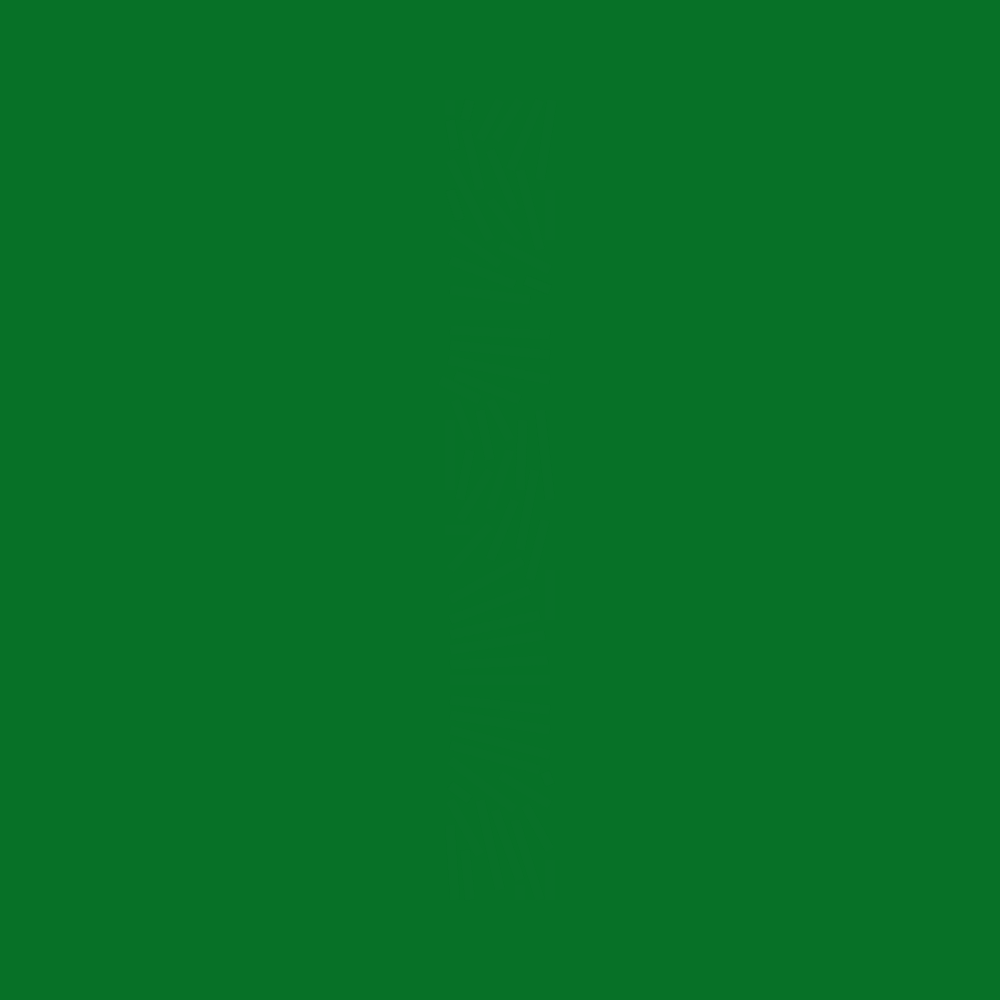
Frame 1 (no input)
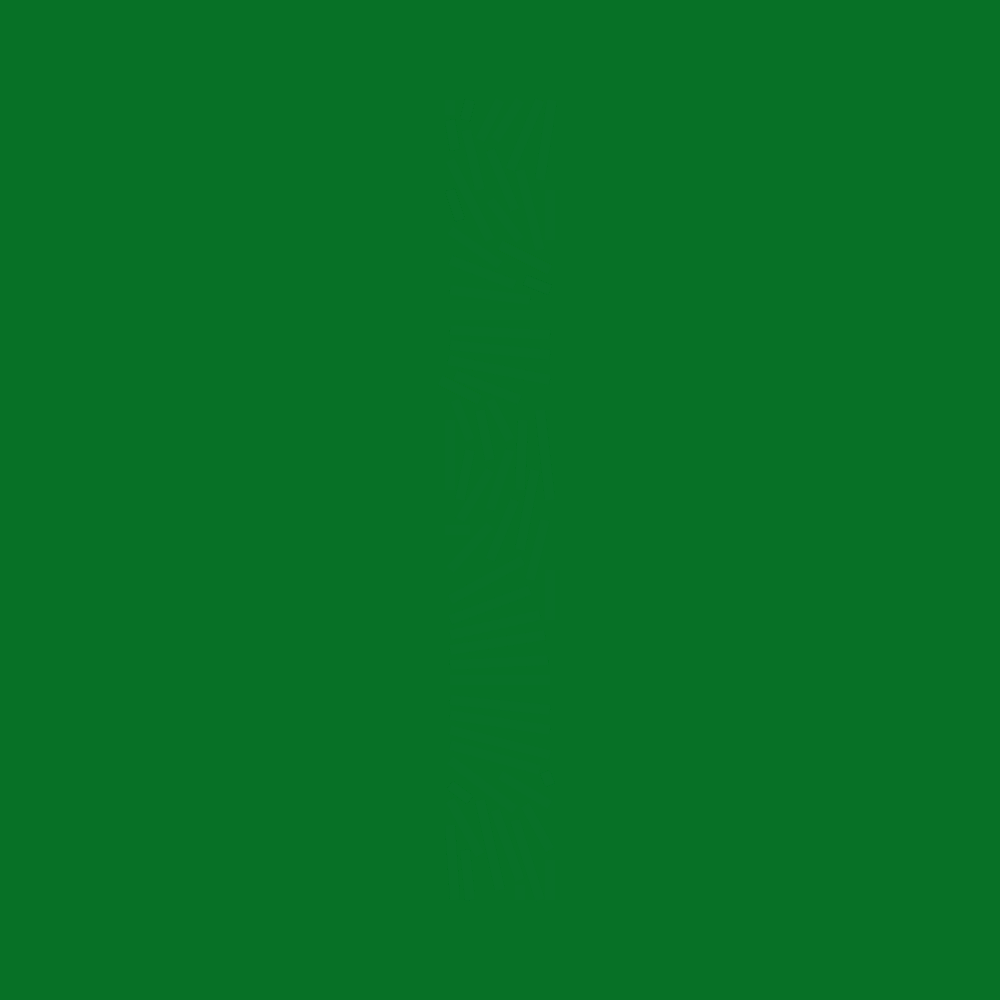
Frame 60 (no input)
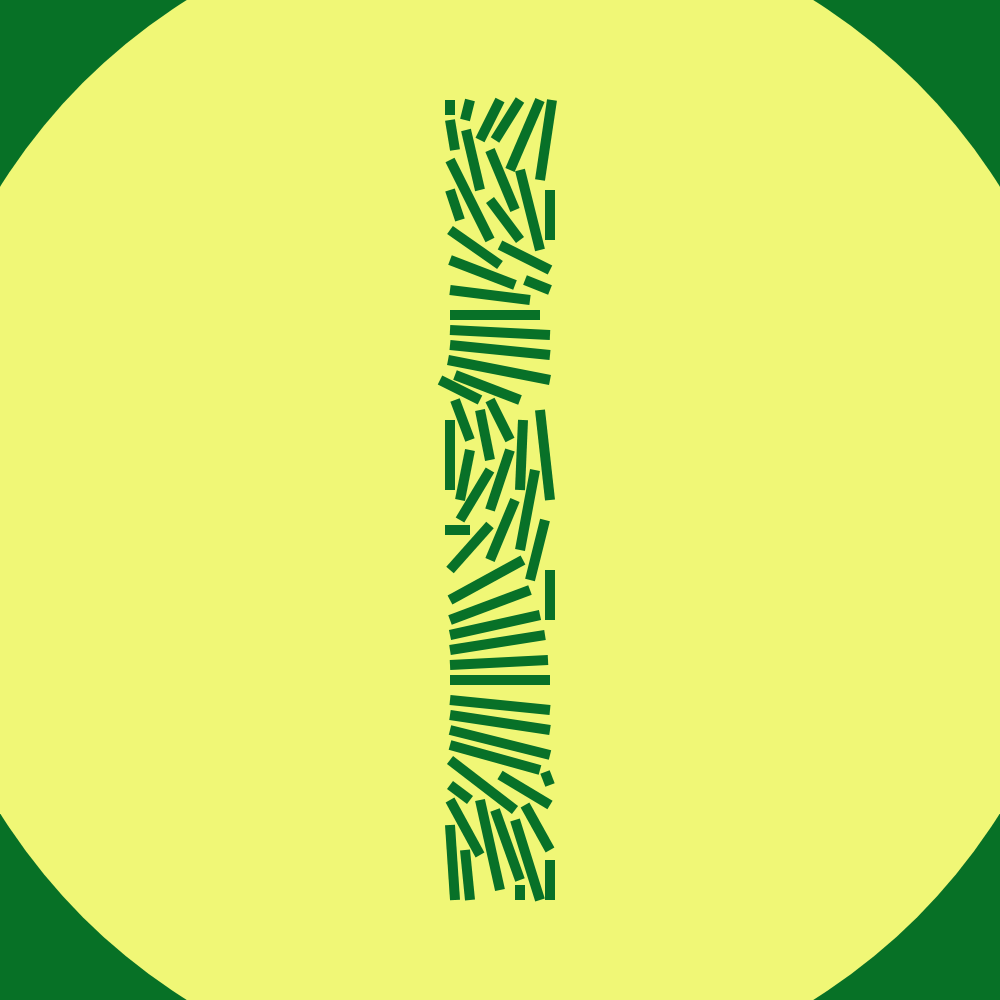
Frame 120 (the mouse pressed at the canvas centre since frame 60)

The p5.js sketch that drew these frames (run headless with seeded random() and noise() and a simulated clock; from frame 60 on, the mouse is pressed at the canvas centre):

// p5.js sketch
// ── sketch.js
let light = 0;
light >= 0;

function setup(){
    createCanvas(1000, 1000);
    background(8, 113, 40);
}

function draw(){
    background(8, 113, 40, 50);

    push();
    fill(240, 247, 118);
    noStroke();
    // light is width of the circle, light is drawn underneath shape
    circle(mouseX, mouseY, light); 

    //  checks to see if a mouse button is currently pressed
    if (mouseIsPressed === true) {
        // checks for left mouse button being pressed
        if (mouseButton === LEFT){
            light = light + 20;
        }
        // checks for center mouse button being pressed
        if (mouseButton === CENTER){
            // will not let light value go below 0
            if (light > 0){
                light = light - 20;
            }
            
        }
    }
    pop();

    noFill();
    stroke(8, 113, 40);
    strokeWeight(10);
    strokeCap(SQUARE);

    // tells shape to draw in lines instead of filling in
    beginShape(LINES);
    vertex(450, 420);
    vertex(450, 490);

    vertex(460, 500);
    vertex(470, 450);

    vertex(470, 440);
    vertex(455, 400);

    vertex(440, 380);
    vertex(480, 400);

    vertex(480, 410);
    vertex(490, 460);

    vertex(490, 470);
    vertex(460, 520);

    vertex(445, 530);
    vertex(470, 530);

    vertex(450, 570);
    vertex(490, 525);

    vertex(490, 510);
    vertex(510, 450);

    vertex(515, 500);
    vertex(490, 560);

    vertex(450, 600);
    vertex(523, 560);

    vertex(450, 620);
    vertex(530, 590);

    vertex(450, 635);
    vertex(540, 615);

    vertex(450, 650);
    vertex(545, 635);

    vertex(450, 665);
    vertex(548, 660);

    vertex(450, 680);
    vertex(550, 680);

    vertex(450, 700);
    vertex(550, 710);

    vertex(450, 715);
    vertex(550, 730);

    vertex(450, 730);
    vertex(550, 755);

    vertex(450, 745);
    vertex(540, 770);

    vertex(545, 772);
    vertex(550, 785);

    vertex(500, 775);
    vertex(550, 805);

    vertex(525, 805);
    vertex(550, 850);

    vertex(450, 760);
    vertex(515, 810);

    vertex(480, 800);
    vertex(500, 890);

    vertex(495, 810);
    vertex(520, 880);

    vertex(450, 785);
    vertex(470, 800);

    vertex(450, 800);
    vertex(480, 855);

    vertex(450, 825);
    vertex(455, 900);

    vertex(465, 850);
    vertex(470, 900);

    vertex(515, 820);
    vertex(540, 900);

    vertex(550, 860);
    vertex(550, 900);

    vertex(520, 885);
    vertex(520, 900);

    vertex(535, 470);
    vertex(520, 550);

    vertex(545, 520);
    vertex(530, 580);

    vertex(550, 570);
    vertex(550, 620);

    vertex(523, 420);
    vertex(520, 490);

    vertex(490, 400);
    vertex(510, 440);

    vertex(455, 375);
    vertex(520, 400);

    vertex(540, 410);
    vertex(550, 500);

    vertex(448, 360);
    vertex(550, 380);

    vertex(450, 345);
    vertex(550, 355);

    vertex(450, 330);
    vertex(550, 335);

    vertex(450, 315);
    vertex(540, 315);

    vertex(450, 290);
    vertex(530, 300);

    vertex(450, 260);
    vertex(515, 285);

    vertex(450, 230);
    vertex(500, 265);

    vertex(450, 160);
    vertex(490, 240);

    vertex(450, 190);
    vertex(460, 220);

    vertex(466, 130);
    vertex(480, 190);

    vertex(450, 120);
    vertex(455, 150);

    vertex(450, 100);
    vertex(450, 115);

    vertex(470, 100);
    vertex(465, 120);

    vertex(500, 100);
    vertex(480, 140);

    vertex(525, 280);
    vertex(550, 290);

    vertex(500, 245);
    vertex(550, 270);

    vertex(490, 200);
    vertex(520, 240);

    vertex(520, 170);
    vertex(540, 250);

    vertex(490, 150);
    vertex(515, 210);

    vertex(520, 100);
    vertex(495, 140);

    vertex(540, 100);
    vertex(510, 170);

    vertex(552, 100);
    vertex(540, 180);

    vertex(550, 190);
    vertex(550, 240);

    endShape();



}
